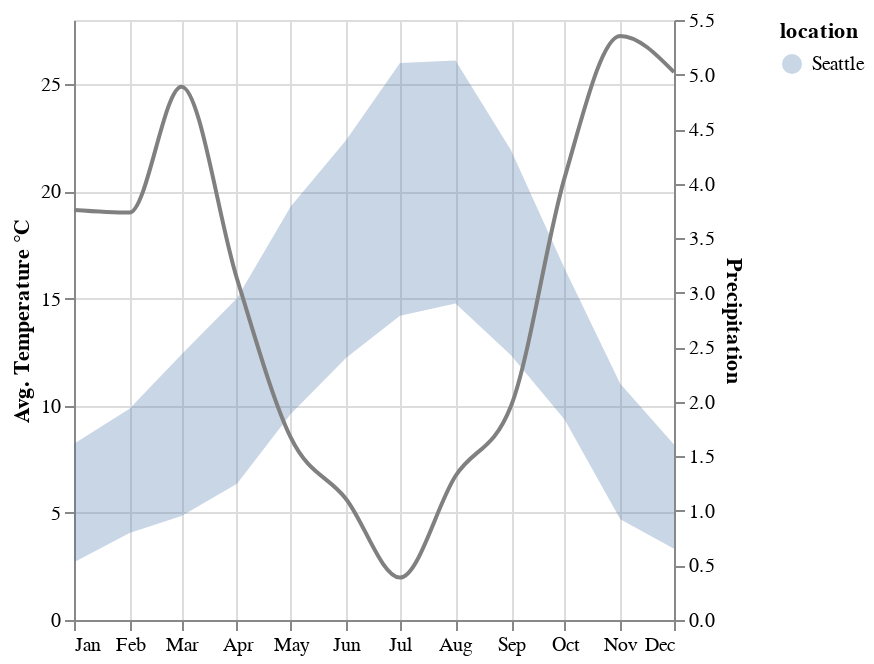

Notebook code for this chart:
### Code cell
alt.layer(tempMinMax_seattle, precip).resolve_scale(y='independent')

### Figure 1 — Vega-Lite specification as saved in the notebook (floating-point values rounded to 4 significant figures; data arrays with more than 128 entries replaced by an {"elided": "..."} marker saying what was removed)
{"config": {"view": {"continuousWidth": 300, "continuousHeight": 300}}, "layer": [{"mark": {"type": "area", "opacity": 0.3}, "encoding": {"color": {"field": "location", "type": "nominal"}, "x": {"axis": {"format": "%b"}, "field": "date", "timeUnit": "month", "title": null, "type": "temporal"}, "y": {"aggregate": "average", "field": "temp_max", "title": "Avg. Temperature °C", "type": "quantitative"}, "y2": {"aggregate": "average", "field": "temp_min"}}, "transform": [{"filter": "datum.location == \"Seattle\""}]}, {"mark": {"type": "line", "interpolate": "monotone", "stroke": "grey"}, "encoding": {"x": {"field": "date", "timeUnit": "month", "title": null, "type": "temporal"}, "y": {"aggregate": "average", "field": "precipitation", "title": "Precipitation", "type": "quantitative"}}, "transform": [{"filter": "datum.location == \"Seattle\""}]}], "data": {"name": "data-9ec872ab70bedb632340c46eb2bd33b5"}, "resolve": {"scale": {"y": "independent"}}, "$schema": "https://vega.github.io/schema/vega-lite/v5.20.1.json", "datasets": {"data-9ec872ab70bedb632340c46eb2bd33b5": {"elided": "2922 records"}}}
